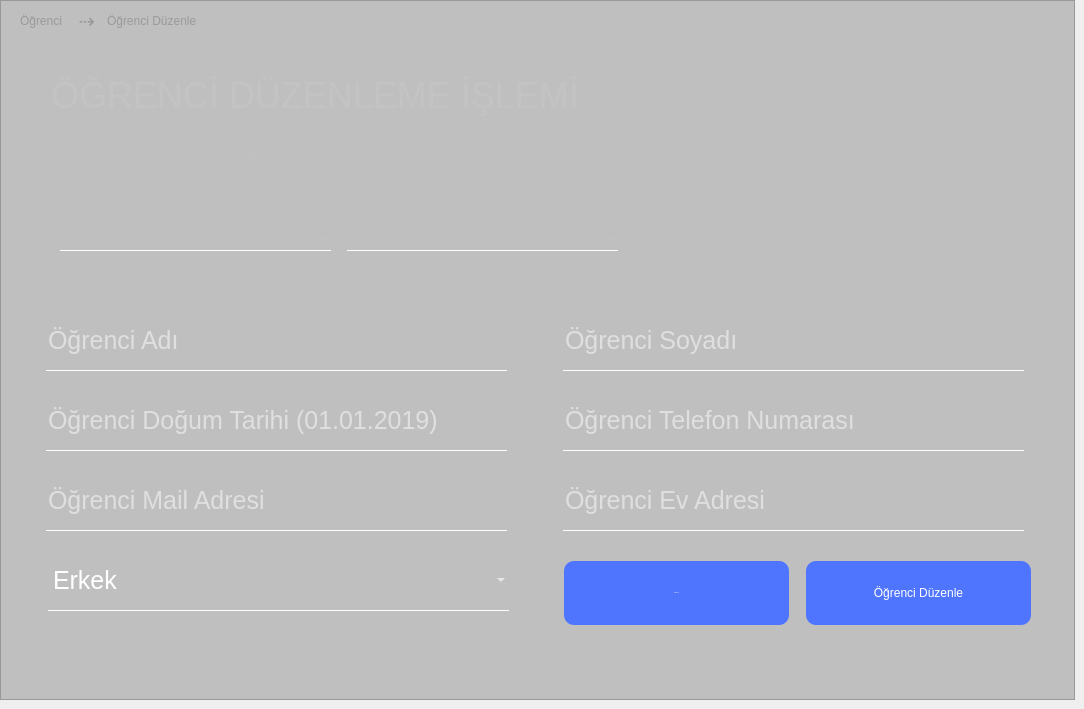
       <widget class="QWidget" name="qw_ogrenci_duzenle">
        <widget class="QLabel" name="label_13">
         <property name="geometry">
          <rect>
           <x>73</x>
           <y>13</y>
           <width>31</width>
           <height>16</height>
          </rect>
         </property>
         <property name="font">
          <font>
           <pointsize>15</pointsize>
          </font>
         </property>
         <property name="styleSheet">
          <string notr="true">QLabel{
color:silver;
background:transparent;
}</string>
         </property>
         <property name="text">
          <string> ⇢</string>
         </property>
        </widget>
        <widget class="QLabel" name="label_7">
         <property name="geometry">
          <rect>
           <x>20</x>
           <y>10</y>
           <width>61</width>
           <height>21</height>
          </rect>
         </property>
         <property name="font">
          <font>
           <pointsize>9</pointsize>
          </font>
         </property>
         <property name="styleSheet">
          <string notr="true">QLabel{
color:silver;
background:transparent;
}</string>
         </property>
         <property name="text">
          <string>Öğrenci</string>
         </property>
        </widget>
        <widget class="QLabel" name="label_16">
         <property name="geometry">
          <rect>
           <x>107</x>
           <y>10</y>
           <width>111</width>
           <height>21</height>
          </rect>
         </property>
         <property name="font">
          <font>
           <pointsize>9</pointsize>
          </font>
         </property>
         <property name="styleSheet">
          <string notr="true">QLabel{
color:silver;
background:transparent;
}</string>
         </property>
         <property name="text">
          <string>Öğrenci Düzenle</string>
         </property>
        </widget>
        <widget class="QFrame" name="frame_4">
         <property name="geometry">
          <rect>
           <x>0</x>
           <y>0</y>
           <width>1075</width>
           <height>700</height>
          </rect>
         </property>
         <property name="styleSheet">
          <string notr="true">QFrame{
background:rgba(0,0,0,0.2);
}
QLineEdit{
font-size:25px;;
color:white;
border:none;
background:transparent;
border-bottom:1px solid white;
}
QLineEdit:hover{
background:rgba(0,0,0,0.04);
}

QCheckBox{
color:silver;
background:transparent
}
QCheckBox:hover{
color:white;
}
QTextEdit{
font-size:25px;;
color:white;
border:none;
background:transparent;
border-bottom:1px solid white;
}</string>
         </property>
         <property name="frameShape">
          <enum>QFrame::StyledPanel</enum>
         </property>
         <property name="frameShadow">
          <enum>QFrame::Raised</enum>
         </property>
         <widget class="QLineEdit" name="ogr_edit_ad">
          <property name="enabled">
           <bool>true</bool>
          </property>
          <property name="geometry">
           <rect>
            <x>46</x>
            <y>310</y>
            <width>461</width>
            <height>61</height>
           </rect>
          </property>
          <property name="text">
           <string/>
          </property>
          <property name="maxLength">
           <number>24</number>
          </property>
          <property name="placeholderText">
           <string>Öğrenci Adı</string>
          </property>
         </widget>
         <widget class="QLineEdit" name="ogr_edit_soyad">
          <property name="geometry">
           <rect>
            <x>563</x>
            <y>310</y>
            <width>461</width>
            <height>61</height>
           </rect>
          </property>
          <property name="text">
           <string/>
          </property>
          <property name="maxLength">
           <number>24</number>
          </property>
          <property name="frame">
           <bool>true</bool>
          </property>
          <property name="placeholderText">
           <string>Öğrenci Soyadı</string>
          </property>
         </widget>
         <widget class="QLineEdit" name="ogr_edit_dogumTarihi">
          <property name="geometry">
           <rect>
            <x>46</x>
            <y>390</y>
            <width>461</width>
            <height>61</height>
           </rect>
          </property>
          <property name="text">
           <string/>
          </property>
          <property name="maxLength">
           <number>24</number>
          </property>
          <property name="placeholderText">
           <string>Öğrenci Doğum Tarihi (01.01.2019)</string>
          </property>
         </widget>
         <widget class="QLineEdit" name="ogr_edit_mail">
          <property name="geometry">
           <rect>
            <x>46</x>
            <y>470</y>
            <width>461</width>
            <height>61</height>
           </rect>
          </property>
          <property name="text">
           <string/>
          </property>
          <property name="maxLength">
           <number>40</number>
          </property>
          <property name="echoMode">
           <enum>QLineEdit::Normal</enum>
          </property>
          <property name="placeholderText">
           <string>Öğrenci Mail Adresi</string>
          </property>
         </widget>
         <widget class="QLineEdit" name="ogr_edit_evAdresi">
          <property name="geometry">
           <rect>
            <x>563</x>
            <y>470</y>
            <width>461</width>
            <height>61</height>
           </rect>
          </property>
          <property name="text">
           <string/>
          </property>
          <property name="maxLength">
           <number>40</number>
          </property>
          <property name="echoMode">
           <enum>QLineEdit::Normal</enum>
          </property>
          <property name="placeholderText">
           <string>Öğrenci Ev Adresi</string>
          </property>
         </widget>
         <widget class="QPushButton" name="btn_ogrenciDuzenle">
          <property name="geometry">
           <rect>
            <x>806</x>
            <y>561</y>
            <width>225</width>
            <height>64</height>
           </rect>
          </property>
          <property name="cursor">
           <cursorShape>PointingHandCursor</cursorShape>
          </property>
          <property name="styleSheet">
           <string notr="true">QPushButton{
background:rgb(79, 117, 255);
border-radius:10px;
color:#fff;
}
QPushButton:hover{
border:none;
background:rgb(64, 95, 208)
}</string>
          </property>
          <property name="text">
           <string>Öğrenci Düzenle</string>
          </property>
          <property name="shortcut">
           <string>Return</string>
          </property>
         </widget>
         <widget class="QLineEdit" name="ogr_edit_telefon">
          <property name="geometry">
           <rect>
            <x>563</x>
            <y>390</y>
            <width>461</width>
            <height>61</height>
           </rect>
          </property>
          <property name="text">
           <string/>
          </property>
          <property name="maxLength">
           <number>40</number>
          </property>
          <property name="echoMode">
           <enum>QLineEdit::Normal</enum>
          </property>
          <property name="placeholderText">
           <string>Öğrenci Telefon Numarası</string>
          </property>
         </widget>
         <widget class="QLabel" name="label_8">
          <property name="geometry">
           <rect>
            <x>51</x>
            <y>70</y>
            <width>531</width>
            <height>51</height>
           </rect>
          </property>
          <property name="font">
           <font>
            <pointsize>-1</pointsize>
           </font>
          </property>
          <property name="styleSheet">
           <string notr="true">background:transparent;
color:rgb(195, 195, 195);
font-size:36px;</string>
          </property>
          <property name="text">
           <string>ÖĞRENCİ DÜZENLEME İŞLEMİ</string>
          </property>
         </widget>
         <widget class="QComboBox" name="ogr_edit_cinsiyet">
          <property name="geometry">
           <rect>
            <x>48</x>
            <y>550</y>
            <width>461</width>
            <height>61</height>
           </rect>
          </property>
          <property name="styleSheet">
           <string notr="true">font-size:25px;;
color:white;
border:none;
background:transparent;
border-bottom:1px solid white;</string>
          </property>
          <property name="currentText">
           <string>Erkek</string>
          </property>
          <property name="currentIndex">
           <number>0</number>
          </property>
          <item>
           <property name="text">
            <string>Erkek</string>
           </property>
          </item>
          <item>
           <property name="text">
            <string>Kadın</string>
           </property>
          </item>
         </widget>
         <widget class="QLabel" name="label_9">
          <property name="geometry">
           <rect>
            <x>56</x>
            <y>124</y>
            <width>691</width>
            <height>61</height>
           </rect>
          </property>
          <property name="styleSheet">
           <string notr="true">background:transparent;
color:silver;
border:none;
font-size:15px;</string>
          </property>
          <property name="text">
           <string>Öğrenci düzenlemek için öğrenci seç bölümünden öğrenci seçip 'BİLGİLERİ GETİR' e bastıktan sonra, 
öğrenci bilgileri üzerinde değişiklik yapıp 'Öğrenci Düzenle' butonuna basınız.   
'Belirli bir öğrenciyi arıyorsanız, sınıf seçebilirsiniz.</string>
          </property>
         </widget>
         <widget class="QPushButton" name="btn_ogrenciSil">
          <property name="geometry">
           <rect>
            <x>564</x>
            <y>561</y>
            <width>225</width>
            <height>64</height>
           </rect>
          </property>
          <property name="font">
           <font>
            <pointsize>-1</pointsize>
           </font>
          </property>
          <property name="cursor">
           <cursorShape>PointingHandCursor</cursorShape>
          </property>
          <property name="styleSheet">
           <string notr="true">QPushButton{
background:rgb(79, 117, 255);
border-radius:10px;
color:#fff;
}
QPushButton:hover{
border:none;
background:rgb(255, 66, 69)
}</string>
          </property>
          <property name="text">
           <string>Öğrenci Sil</string>
          </property>
          <property name="shortcut">
           <string>Return</string>
          </property>
         </widget>
         <widget class="QComboBox" name="combo_edit_classes">
          <property name="enabled">
           <bool>true</bool>
          </property>
          <property name="geometry">
           <rect>
            <x>60</x>
            <y>228</y>
            <width>271</width>
            <height>23</height>
           </rect>
          </property>
          <property name="styleSheet">
           <string notr="true">font-size:15px;;
color:rgb(195, 195, 195);
border:none;
background:transparent;
border-bottom:1px solid white;</string>
          </property>
          <property name="currentText">
           <string/>
          </property>
         </widget>
         <widget class="QComboBox" name="combo_edit_learners">
          <property name="enabled">
           <bool>true</bool>
          </property>
          <property name="geometry">
           <rect>
            <x>347</x>
            <y>228</y>
            <width>271</width>
            <height>23</height>
           </rect>
          </property>
          <property name="autoFillBackground">
           <bool>false</bool>
          </property>
          <property name="styleSheet">
           <string notr="true">
font-size:15px;
color:rgb(195, 195, 195);
border:none;
background:transparent;
border-bottom:1px solid white;
</string>
          </property>
          <property name="editable">
           <bool>false</bool>
          </property>
          <property name="currentText">
           <string/>
          </property>
          <property name="currentIndex">
           <number>-1</number>
          </property>
          <property name="insertPolicy">
           <enum>QComboBox::InsertAtBottom</enum>
          </property>
          <property name="duplicatesEnabled">
           <bool>false</bool>
          </property>
          <property name="frame">
           <bool>true</bool>
          </property>
          <property name="modelColumn">
           <number>0</number>
          </property>
         </widget>
         <widget class="QPushButton" name="btn_ogrenciBilgileriGetir">
          <property name="geometry">
           <rect>
            <x>630</x>
            <y>230</y>
            <width>151</width>
            <height>21</height>
           </rect>
          </property>
          <property name="font">
           <font>
            <pointsize>-1</pointsize>
           </font>
          </property>
          <property name="cursor">
           <cursorShape>PointingHandCursor</cursorShape>
          </property>
          <property name="styleSheet">
           <string notr="true">QPushButton{
background:transparent;
border:none;
color:silver;
font-size:18px;
}
QPushButton:hover{
color:white;
}</string>
          </property>
          <property name="text">
           <string>BİLGİLERİ GETİR</string>
          </property>
          <property name="shortcut">
           <string>Return</string>
          </property>
         </widget>
        </widget>
        <zorder>label_7</zorder>
        <zorder>label_13</zorder>
        <zorder>label_16</zorder>
        <zorder>frame_4</zorder>
       </widget>
